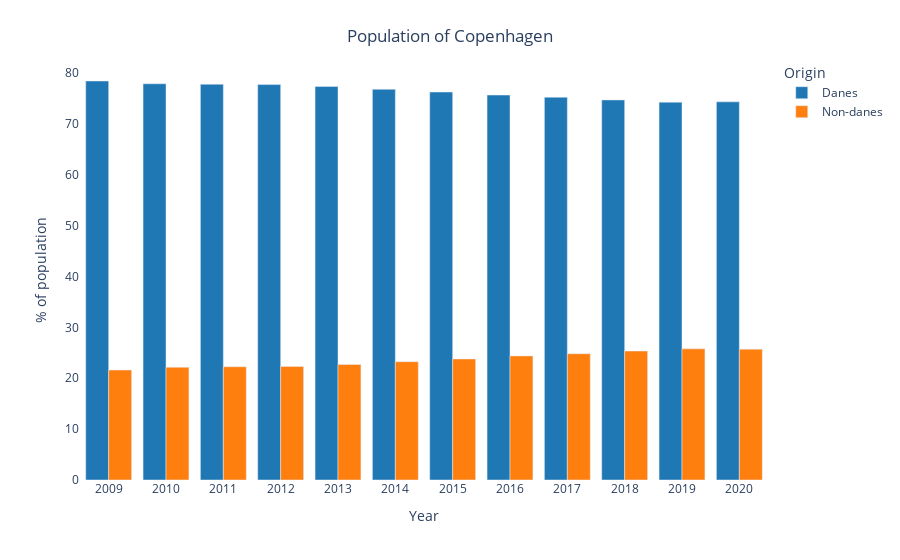

This figure's notebook cell:
### Markdown cell above
#### Interactive graph with plotly

### Code cell
# Get a dataframe only containing the representations in  %
df_danes_non_danes_pct = (
    df_danes_vs_non_danes[['% Danes', '% Non-danes']]
    .rename(columns={'% Danes': 'Danes',
                     '% Non-danes': 'Non-danes'})
    .reset_index()
    .melt(id_vars='Year',
          var_name='Origin',
          value_name='% of population')
)

# Create a figure containing the plotly bar graph.
fig = px.bar(
    df_danes_non_danes_pct,
    x='Year',
    y='% of population',
    color='Origin',
    barmode='group',
    color_discrete_sequence=px.colors.qualitative.D3
)

# Adjust the layout.
fig.update_layout(
    dict(plot_bgcolor='rgb(256, 256, 256)',
         paper_bgcolor='rgb(256, 256, 256)',
         title=dict(text="Population of Copenhagen",
                    x=0.5,
                    xanchor='center',
                    yanchor='top'),
         xaxis=dict(tickmode='linear',
#                     tick0=0.5,
                    dtick=1)
         )
)

# Show the figure.
fig.show()

# Save as HTML
fig.write_html(str(
    path_results_root / 'total_population_danes_vs_non_danes_pct.html'))

### Figure 1 — Plotly figure (JSON) as saved in the notebook; plotly's stock layout.template omitted (floating-point values rounded to 4 significant figures)
{"data": [{"alignmentgroup": "True", "hovertemplate": "Origin=Danes<br>Year=%{x}<br>% of population=%{y}<extra></extra>", "legendgroup": "Danes", "marker": {"color": "#1F77B4"}, "name": "Danes", "offsetgroup": "Danes", "orientation": "v", "showlegend": true, "textposition": "auto", "type": "bar", "x": [2009, 2010, 2011, 2012, 2013, 2014, 2015, 2016, 2017, 2018, 2019, 2020], "xaxis": "x", "y": [78.39, 77.85, 77.74, 77.69, 77.3, 76.76, 76.22, 75.62, 75.2, 74.67, 74.23, 74.29], "yaxis": "y"}, {"alignmentgroup": "True", "hovertemplate": "Origin=Non-danes<br>Year=%{x}<br>% of population=%{y}<extra></extra>", "legendgroup": "Non-danes", "marker": {"color": "#FF7F0E"}, "name": "Non-danes", "offsetgroup": "Non-danes", "orientation": "v", "showlegend": true, "textposition": "auto", "type": "bar", "x": [2009, 2010, 2011, 2012, 2013, 2014, 2015, 2016, 2017, 2018, 2019, 2020], "xaxis": "x", "y": [21.61, 22.15, 22.26, 22.31, 22.7, 23.24, 23.78, 24.38, 24.8, 25.33, 25.77, 25.71], "yaxis": "y"}], "layout": {"barmode": "group", "legend": {"title": {"text": "Origin"}, "tracegroupgap": 0}, "margin": {"t": 60}, "paper_bgcolor": "rgb(256, 256, 256)", "plot_bgcolor": "rgb(256, 256, 256)", "title": {"text": "Population of Copenhagen", "x": 0.5, "xanchor": "center", "yanchor": "top"}, "xaxis": {"anchor": "y", "domain": [0, 1], "dtick": 1, "tickmode": "linear", "title": {"text": "Year"}}, "yaxis": {"anchor": "x", "domain": [0, 1], "title": {"text": "% of population"}}}}
